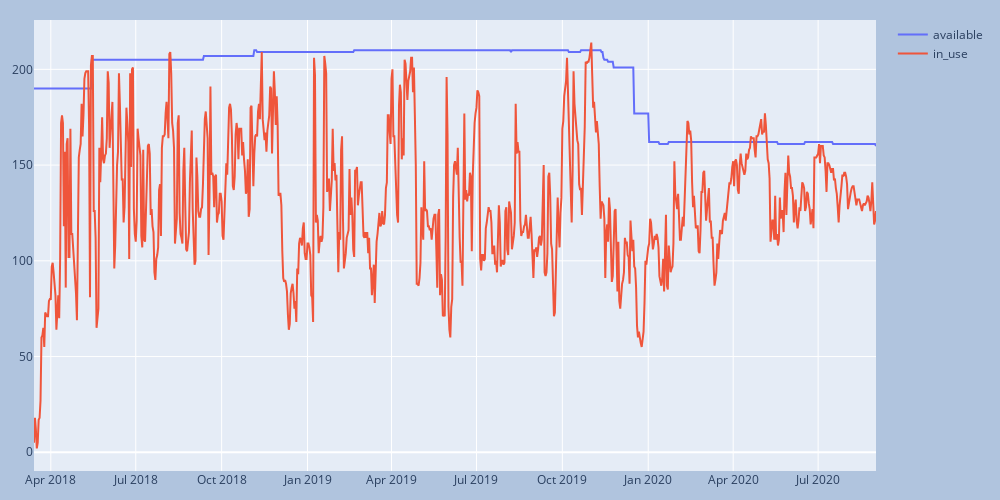

Notebook code for this chart:
### Code cell
plot_trace(tacc_tracer, ['available', 'in_use'])

### Figure 1 — Plotly figure (JSON) as saved in the notebook; plotly's stock layout.template omitted (floating-point values rounded to 4 significant figures; data arrays with more than 128 entries replaced by an {"elided": "..."} marker saying what was removed)
{"data": [{"mode": "lines", "name": "available", "type": "scatter", "x": {"elided": "903 str values"}, "y": {"elided": "903 int values"}}, {"mode": "lines", "name": "in_use", "type": "scatter", "x": {"elided": "903 str values"}, "y": {"elided": "903 int values"}}], "layout": {"height": 500, "margin": {"b": 20, "l": 20, "r": 20, "t": 20}, "paper_bgcolor": "LightSteelBlue", "showlegend": true, "width": 1000}}
